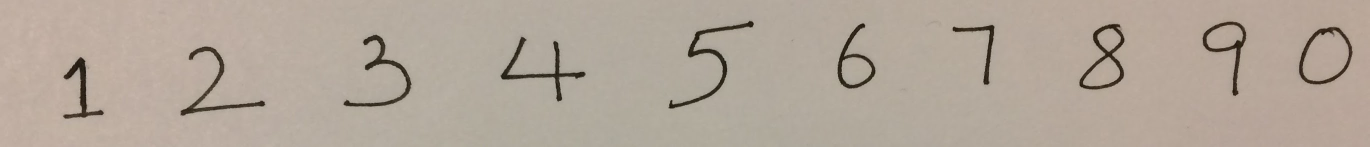
#> input picture project1/images/image1.JPG, 2739 x 294 px (shown at 1/2 size); its folder holds only this picture in this run
$ jupyter execute --allow-errors ec.ipynb   (older library calls are emulated)
#> lines starting #> are read from the running program, lines starting #| are printed output that depends on the picture; after the words box and inside, x2 and y2 are one past the last pixel; in counts of white or black regions, pixels touching at a corner belong together
[cell 1]
import numpy as np
from scipy.io import loadmat
import matplotlib.pyplot as plt
import os
import sys
import cv2
import glob
from PIL import Image, ImageOps

[cell 2]
sys.path.insert(1, '../python/')

[cell 3]
from utils import get_lenet
from load_mnist import load_mnist
from conv_net import convnet_forward
from init_convnet import init_convnet

#> (a cell that did not finish here is left out)

#> (a cell that did not finish here is left out)

#> (a cell that did not finish here is left out)

[cell 7]
#Load data
image_dir = "../images/"

images = []
image_name = []

file_list = os.listdir(image_dir)

for file in file_list:
    if "jpg" in file or "JPG" in file or "png" in file or "PNG" in file:
        img = cv2.imread(image_dir+file, cv2.IMREAD_GRAYSCALE)
#> img: shape (294, 2739); min 10, max 191, mean 168.6
        images.append(img)
        image_name.append(file)

[cell 8]
# Convert the images to binary with a threshold

images_binary = []

for image in images:
    # Blur the image
    blur = cv2.GaussianBlur(image,(7,7),0)
    #grab each image based on threshold
    t_img = cv2.adaptiveThreshold(blur, 255, cv2.ADAPTIVE_THRESH_MEAN_C, cv2.THRESH_BINARY_INV, 21 , 25)
    images_binary.append(t_img)
#> this loop made 1 pass
#> pass 1, `t_img = cv2.adaptiveThreshold(blur, 255, cv2.ADAPTIVE_THRESH_MEAN_C, c..`:
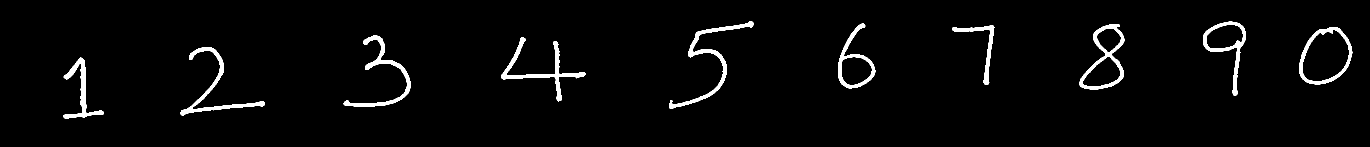
#> t_img: shape (294, 2739) (shown at 1/2 size); 2.9% white; 10 white regions, largest, box (x1, y1, x2, y2) and area: (1338, 42, 1507, 217) 2934, (1002, 74, 1171, 203) 2743, (361, 94, 530, 231) 2704
#> after the loop, images_binary = 1 item

[cell 9]
# Truth Values

img_truth = []
img_truth.append("[2, 0, 6, 6, 6]")
img_truth.append("[9, 6, 7, 3, 8, 0, 5, 4, 2, 1]")
img_truth.append("[5, 9, 6, 8, 7, 0, 3, 4, 2, 1]")
img_truth.append("[2, 1, 0, 1, 4, 5, 4, 9, 7, 9, 6, 0, 1, 5, 3, 0, 9, 4, 9, 7, 6, 6, 1, 5, 0, 4, 0, 9, 4, 7, 1, 3, 2, 1, 2, 1, 3, 4, 7, 7, 2, 2, 3, 1, 1, 5, 4, 7, 4, 4]")

[cell 10]
# Go through each image, extract the digits and then feed it through the network

batch_size = 1
#> (the rest of this cell did not finish here and is left out)

[cell 11]
#Find connected components
#Referenced: https://pyimagesearch.com/2021/02/22/opencv-connected-component-labeling-and-analysis/

#First work with one image, then eventually do it for all and append it to a growing list of digits
image = 3

#> (the rest of this cell did not finish here and is left out)

#> (a cell that did not finish here is left out)

[cell 13]
#ignore index 0 as that is the background image
digit_imgs = []
#> (the rest of this cell did not finish here and is left out)

[cell 14]
len(digit_imgs)

[cell 15]
fig, ax = plt.subplots(6, 10)

im_num = 0

#> (the rest of this cell did not finish here and is left out)

[cell 16]
for i in range(len(digit_imgs)):
    Image.fromarray(digit_imgs[i]).show()


$ run again, on project1/images/image2.JPG
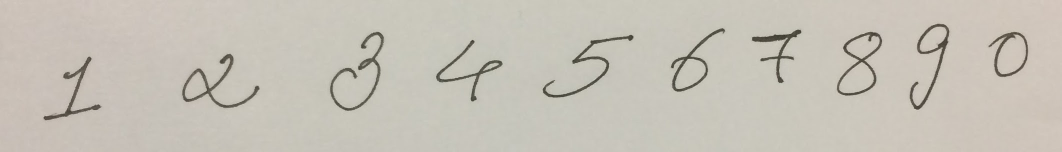
#> input picture project1/images/image2.JPG, 2123 x 303 px (shown at 1/2 size)
#> the loop `for image in images:` made 1 pass
#> pass 1, `t_img = cv2.adaptiveThreshold(blur, 255, cv2.ADAPTIVE_THRESH_MEAN_C, c..`:
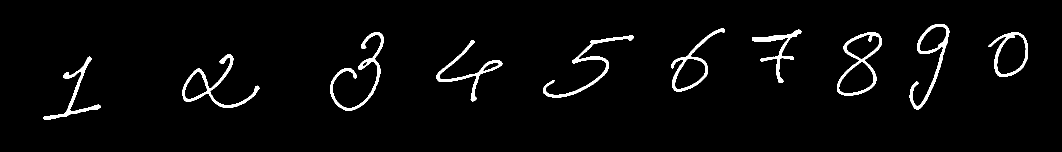
#> t_img: shape (303, 2123) (shown at 1/2 size); 3% white; 10 white regions, largest, box (x1, y1, x2, y2) and area: (660, 64, 768, 222) 2348, (365, 108, 519, 216) 2252, (1086, 70, 1267, 195) 2170
#> after the loop `for image in images:`: images_binary = 1 item

$ run again, on project1/images/image3.png
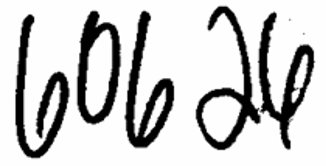
#> input picture project1/images/image3.png, 326 x 166 px
#> img is the input picture: shape (166, 326); min 0, max 255, mean 201.6
#> the loop `for image in images:` made 1 pass
#> pass 1, `blur = cv2.GaussianBlur(image,(7,7),0)`:
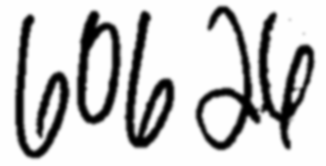
#> blur: shape (166, 326); min 0, max 254, mean 201.6
#> pass 1, `t_img = cv2.adaptiveThreshold(blur, 255, cv2.ADAPTIVE_THRESH_MEAN_C, c..`:
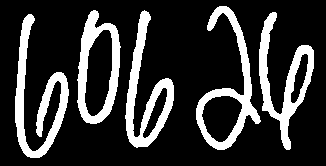
#> t_img: shape (166, 326); 20.5% white; 5 white regions, box (x1, y1, x2, y2) and area: (15, 14, 69, 158) 2426, (259, 12, 314, 150) 2236, (196, 6, 261, 150) 2203, (125, 10, 174, 148) 2198, (77, 10, 121, 124) 2017
#> after the loop `for image in images:`: images_binary = 1 item

$ run again, on project1/images/image4.jpg
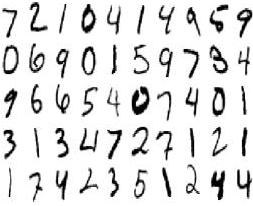
#> input picture project1/images/image4.jpg, 253 x 206 px
#> img is the input picture: shape (206, 253); min 0, max 255, mean 224.1
#> the loop `for image in images:` made 1 pass
#> pass 1, `blur = cv2.GaussianBlur(image,(7,7),0)`:
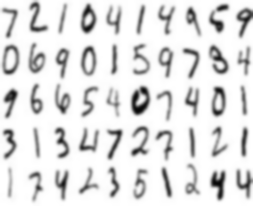
#> blur: shape (206, 253); min 6, max 255, mean 224.1
#> pass 1, `t_img = cv2.adaptiveThreshold(blur, 255, cv2.ADAPTIVE_THRESH_MEAN_C, c..`:
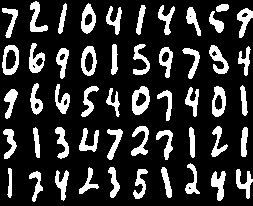
#> t_img: shape (206, 253); 19.9% white; 51 white regions, largest, box (x1, y1, x2, y2) and area: (132, 86, 150, 115) 317, (2, 45, 19, 75) 273, (81, 3, 96, 34) 263
#> after the loop `for image in images:`: images_binary = 1 item
